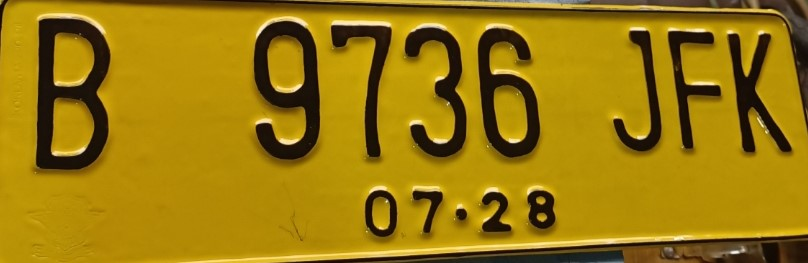
#> input picture dataset/test/B9736JFK.jpeg, 808 x 263 px, given in place of AG2664R.PNG, which was not available
$ jupyter execute --allow-errors segmenting.ipynb   (shell and % lines are left out)   (text cells are left out)
#> lines starting #> are read from the running program, lines starting #| are printed output that depends on the picture; after the words box and inside, x2 and y2 are one past the last pixel; in counts of white or black regions, pixels touching at a corner belong together; pictures that were not available may be replaced by others from this repository, and a replacement may not be noted
[cell 1]
from google.colab import drive
drive.mount('/content/drive')

[cell 2]
import os
import cv2
from google.colab.patches import cv2_imshow
import joblib
from skimage.feature import hog
import numpy as np
import matplotlib.pyplot as plt

[cell 3]
segmenting_model = '/content/drive/MyDrive/Projects/CompVis/FinalProject/OCR/HOG/hog_lreg_model_3.pkl'

[cell 4]
data_path = '/content/content/datasets/pics'

[cell 5]
len(os.listdir(data_path))

[cell 6]
strings = 'A1033HZ.PNG'
print(strings[:-4])

[cell 7]
count_char = 0
count_dict = {}
for filename in os.listdir(data_path):
  files = filename[:-4]
  for char in files:
    count_char+=1
print(count_char)

[cell 8]
test_ = '/content/content/datasets/pics/A1033HZ.PNG'

#> (a cell that did not finish here is left out)

[cell 10]
def ocr(PATH):
  im = cv2.imread(PATH)
#> im is the input picture: shape (263, 808, 3); mean B, G, R 12.1, 122.5, 154.9
  im_gray = cv2.cvtColor(im, cv2.COLOR_BGR2GRAY)
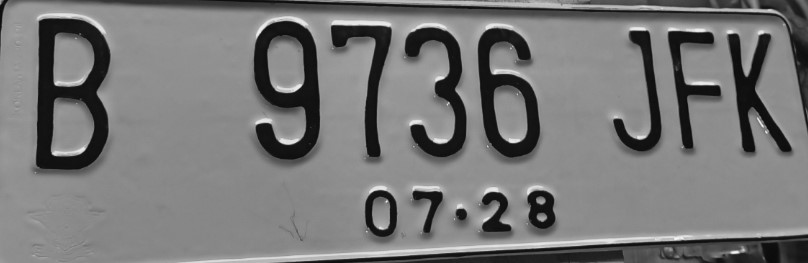
#> im_gray: shape (263, 808); min 7, max 246, mean 119.6
  im_gray = cv2.medianBlur(im_gray, 5)
  ret, im_th = cv2.threshold(im_gray, 120, 255, cv2.THRESH_BINARY+cv2.THRESH_OTSU)
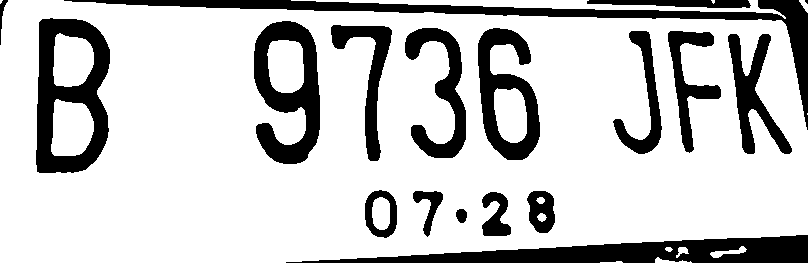
#> im_th: shape (263, 808); 78.4% white; 18 black regions (1 under 20 px)
#> ret = 89
  ctrs, hier = cv2.findContours(im_th, cv2.RETR_TREE, cv2.CHAIN_APPROX_SIMPLE)
#> ctrs = 31 contours, 4 with area under 20; largest, box (x1, y1, x2, y2) and area: (0, 0, 808, 263) 192781, (35, 17, 111, 174) 10152, (253, 20, 321, 165) 6930, (477, 27, 541, 161) 5630, (404, 27, 467, 159) 3299
  bboxes = [cv2.boundingRect(c) for c in ctrs]
#> bboxes = 31 items, first 6: (600, 261, 23, 2), (655, 257, 37, 6), (676, 247, 13, 11), (665, 247, 8, 5), (710, 246, 37, 12), (807, 113, 1, 2)
  sorted_bboxes = sorted(bboxes, key=lambda b: b) # Sort by x-coordinate
#> sorted_bboxes = 31 items, first 6: (0, 0, 3, 4), (0, 0, 808, 263), (35, 17, 76, 157), (51, 99, 43, 57), (53, 33, 41, 54), (253, 20, 68, 145)

  plate_char = []
  image_height, image_width = im.shape[:2]
#> image_height = 263; image_width = 808
  height_threshold = image_height * 0.3
#> height_threshold = 78.9
  width_threshold = image_width * 0.3
#> width_threshold = 242.4

  for num, i_bboxes in enumerate(sorted_bboxes):
    [x, y, w, h] = i_bboxes
    if h > height_threshold and w < width_threshold:
      cv2.rectangle(im, (x, y), (x + w, y + h), (0, 255, 0), 1)
      roi = im_gray[y:y + h, x:x + w]
      roi = cv2.resize(roi, (64, 128), interpolation=cv2.INTER_AREA)
      roi_hog_fd = hog(roi, orientations=9, pixels_per_cell=(8, 8), cells_per_block=(1, 1))
      nbr = clf.predict(np.array([roi_hog_fd]))
      print(nbr)
      cv2.putText(im, str(nbr[0]), (x, y + h), cv2.FONT_HERSHEY_SIMPLEX, 2, (0, 200, 250), 3)
      plate_char.append(str(nbr[0]))
#> this loop made 3 passes
#> pass 3, in ocr, `roi = im_gray[y:y + h, x:x + w]`:
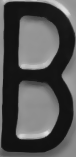
#> roi: shape (157, 76); min 16, max 224, mean 82.2
#> pass 3, in ocr, `roi = cv2.resize(roi, (64, 128), interpolation=cv2.INTER_AREA)`:
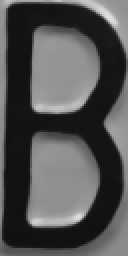
#> roi: shape (128, 64) (shown 2 times larger); min 16, max 222, mean 82.2
#> after the loop:
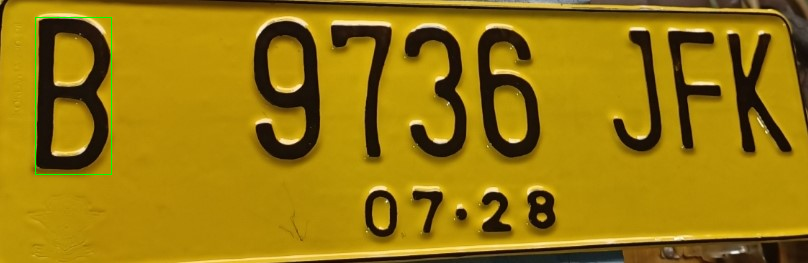
#> im: shape (263, 808, 3); 0.22% of pixels changed, all inside (x1, y1, x2, y2) = (35, 17, 112, 175)
#> after the loop, plate_char = []
  cv2_imshow(im)
  return ''.join(plate_char)
#> (the rest of this cell did not finish here and is left out)

[cell 11]
folder = 'ABCDEFGHIJKLMNOPQRSTUVWXYZ0123456789'
PATH ='/content/test'
len(folder)
os.makedirs(PATH)

[cell 12]
for i in folder:
  os.makedirs(os.path.join(PATH, i))

[cell 13]
# [39 lines of commented-out code are left out]

#> (a cell that did not finish here is left out)

#> (a cell that did not finish here is left out)

[cell 16]
count=0
counter = {}
for i in os.listdir('/content/test'):
  count_file = 0
  for filename in os.listdir(os.path.join('/content/test', i)):
    count+=1
    count_file +=1
  counter[i]=count_file
print(count)
print(counter)

[cell 17]
keys = list(counter.keys())
values = list(counter.values())

# Create a bar chart
plt.bar(keys, values)
plt.xlabel('Characters')
plt.ylabel('Frequency')
plt.title('Character Distribution')
plt.xticks(rotation=90)  # Rotate x-axis labels for better readability
plt.tight_layout()  # Adjust layout to fit labels
plt.show()
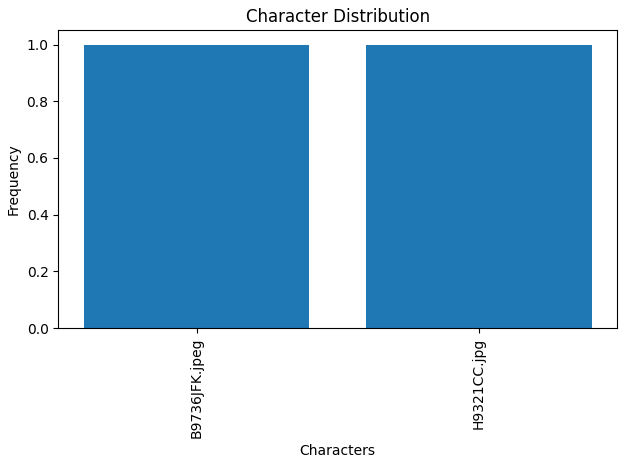
#> figure drawn by matplotlib, 1 panel

[cell 18]
import zipfile
import os

# Define the path to the directory you want to zip
dir_path = '/content/test'

# Define the path to the output zip file
zip_path = '/content/output.zip'

# Create a ZipFile object
with zipfile.ZipFile(zip_path, 'w') as zip_file:
    # Walk through the directory and add files to the zip
    for root, dirs, files in os.walk(dir_path):
        for file in files:
            file_path = os.path.join(root, file)
            rel_path = os.path.relpath(file_path, start=os.path.dirname(dir_path))
            zip_file.write(file_path, rel_path)

print(f"Zip file created at {zip_path}")

[cell 19]
import cv2
import os
import numpy as np
import easyocr

def segment_image_easyocr(PATH, output_dir="test3"):
    # Initialize EasyOCR Reader (you may specify languages)
    reader = easyocr.Reader(['en'])  # Add additional languages as needed

    # Read and preprocess the image
    im = cv2.imread(PATH)
    im_gray = cv2.cvtColor(im, cv2.COLOR_BGR2GRAY)
    im_gray = cv2.GaussianBlur(im_gray, (5, 5), 0)
    ret, im_th = cv2.threshold(im_gray, 120, 255, cv2.THRESH_BINARY + cv2.THRESH_OTSU)

    # Find contours
    ctrs, hier = cv2.findContours(im_th, cv2.RETR_TREE, cv2.CHAIN_APPROX_SIMPLE)
    bboxes = [cv2.boundingRect(c) for c in ctrs]
    sorted_bboxes = sorted(bboxes, key=lambda b: b[0])  # Sort by x-coordinate for left-to-right order

    # Image dimensions for filtering small contours
    image_height, image_width = im.shape[:2]
    height_threshold = image_height * 0.3
    width_threshold = image_width * 0.3

    # Create output directory if it doesn't exist
    os.makedirs(output_dir, exist_ok=True)

    # Loop through detected bounding boxes and save each region of interest (ROI)
    for num, (x, y, w, h) in enumerate(sorted_bboxes):
        if h > height_threshold and w < width_threshold:
            # Draw bounding box on the original image (optional)
            cv2.rectangle(im, (x, y), (x + w, y + h), (0, 255, 0), 1)

            # Extract ROI
            roi = im_gray[y:y + h, x:x + w]

            # Use EasyOCR to read text in the ROI
            ocr_result = reader.readtext(roi)

            # Process OCR results if any text was detected
            if ocr_result:
                text = ocr_result[0][-2]  # Extract the recognized text from the result
                # print(f"Detected text: {text}")
                text = text.upper()
                # Create output sub-directory for each character or text class
                class_dir = os.path.join(output_dir, str(text))
                os.makedirs(class_dir, exist_ok=True)

                # Save the segmented ROI as an individual image
                roi_filename = os.path.join(class_dir, f"segment_{text}_{num}.png")
                cv2.imwrite(roi_filename, roi)
            # [10 lines of commented-out code are left out]

[cell 20]
segment_image_easyocr(test_, output_dir="output_segments")
#> (the call stopped at in segment_image_easyocr, `reader = easyocr.Reader(['en'])`: easyocr is not available in this run)

[cell 21]
for i, filename in enumerate(os.listdir(data_path)):
  segment_image_easyocr(os.path.join(data_path, filename))
#> (the call stopped at in segment_image_easyocr, `reader = easyocr.Reader(['en'])`: easyocr is not available in this run)
  # print('done')
  print(f'{i}: done')

[cell 22]
count=0
counter = {}
for i in os.listdir('/content/test3'):
  count_file = 0
  for filename in os.listdir(os.path.join('/content/test3', i)):
    count+=1
    count_file +=1
  counter[i]=count_file
print(count)
print(counter)

[cell 23]
import zipfile
import os

# Define the path to the directory you want to zip
dir_path = '/content/test3'

# Define the path to the output zip file
zip_path = '/content/output.zip'

# Create a ZipFile object
with zipfile.ZipFile(zip_path, 'w') as zip_file:
    # Walk through the directory and add files to the zip
    for root, dirs, files in os.walk(dir_path):
        for file in files:
            file_path = os.path.join(root, file)
            rel_path = os.path.relpath(file_path, start=os.path.dirname(dir_path))
            zip_file.write(file_path, rel_path)

print(f"Zip file created at {zip_path}")
